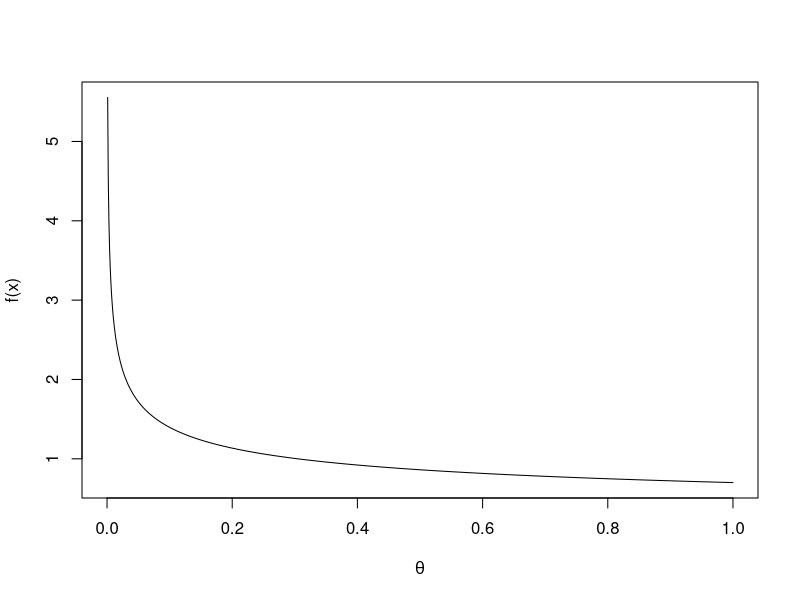
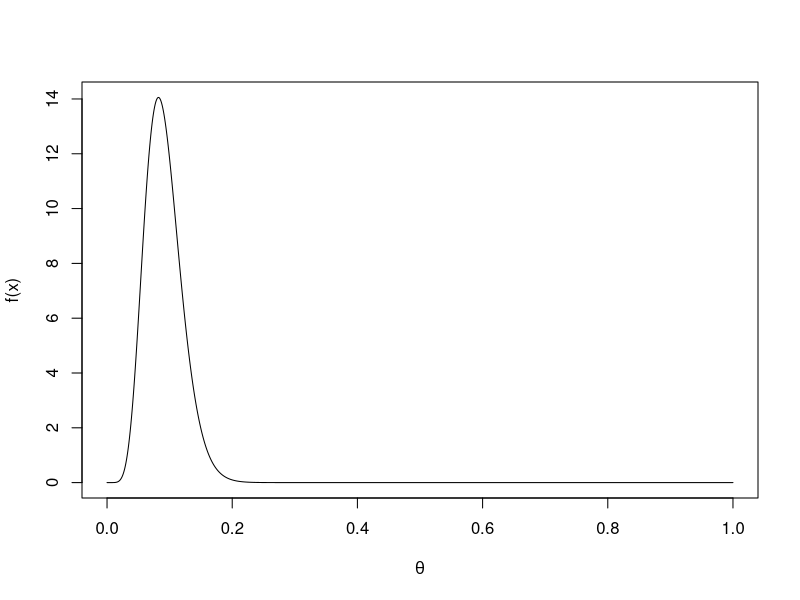

Write the R code that produced these figures, in order.
## ---- chunk 1
knitr::opts_chunk$set(echo = TRUE)
## ---- chunk 2
a <- 0.700102
b <- 1

theta <- function(ve) {
  (1 - ve) / (2 - ve)
}

ve <- function(theta) {
  (1 - 2*theta) / (1 - theta)
}

mu_beta <- function(x, a, b) {
  x * prior(x, a, b)
}

prior <- function(x, a = 0, b = 0) {
  dbeta(x, 0.700102 + a, 1 + b)
}

ci <- function(x, a, b) {
  qbeta(x, 0.700102 + a, 1 + b)
}

criterion <- function(a, b) {
  pbeta(theta(0.3), 0.700102 + a, 1 + b, lower.tail = FALSE)
}

calc_statistics <- function(a = 0, b = 0) {
  theta <- integrate(mu_beta, 0, 1, a = a, b = b)$value
  ci <- rev(ve(ci(c(0.025, 0.975), a, b)))

  cat(sprintf("E[theta]: %.4f\n", theta))
  cat(sprintf("VE: %.4f\n", ve(theta)))
  cat(sprintf("P(VE < 30%%): %g\n", criterion(a, b)))
  cat(sprintf("VE 95%% Credible Interval: %.4f, %.4f", ci[1], ci[2]))

  theta_dist <- function(x) {
    dbeta(x, 0.700102 + a, 1 + b)
  }
  
  curve(theta_dist, n = 1000, xlab = expression(theta), ylab = "f(x)")
}
## ---- chunk 3
calc_statistics()
## ---- chunk 4
calc_statistics(8, 86)
